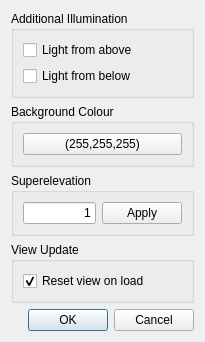
<?xml version="1.0" encoding="UTF-8"?>
<ui version="4.0">
 <class>VisPrefsDialog</class>
 <widget class="QDialog" name="VisPrefsDialog">
  <property name="geometry">
   <rect>
    <x>0</x>
    <y>0</y>
    <width>205</width>
    <height>332</height>
   </rect>
  </property>
  <property name="windowTitle">
   <string>Visualisation Settings</string>
  </property>
  <layout class="QVBoxLayout" name="verticalLayout_4">
   <item>
    <widget class="QGroupBox" name="LightBox">
     <property name="title">
      <string>Additional Illumination</string>
     </property>
     <layout class="QVBoxLayout" name="verticalLayout_2">
      <item>
       <widget class="QCheckBox" name="lightAboveBox">
        <property name="text">
         <string>Light from above</string>
        </property>
       </widget>
      </item>
      <item>
       <widget class="QCheckBox" name="lightBelowBox">
        <property name="text">
         <string>Light from below</string>
        </property>
       </widget>
      </item>
     </layout>
    </widget>
   </item>
   <item>
    <widget class="QGroupBox" name="ColorBox">
     <property name="title">
      <string>Background Colour</string>
     </property>
     <layout class="QVBoxLayout" name="verticalLayout">
      <item>
       <widget class="ColorPickerPushButton" name="bgColorButton">
        <property name="text">
         <string>(255,255,255)</string>
        </property>
       </widget>
      </item>
     </layout>
    </widget>
   </item>
   <item>
    <widget class="QGroupBox" name="SuperelevationBox">
     <property name="title">
      <string>Superelevation</string>
     </property>
     <layout class="QHBoxLayout" name="horizontalLayout">
      <item>
       <widget class="QLineEdit" name="superelevationLineEdit">
        <property name="sizePolicy">
         <sizepolicy hsizetype="Preferred" vsizetype="Fixed">
          <horstretch>0</horstretch>
          <verstretch>0</verstretch>
         </sizepolicy>
        </property>
        <property name="toolTip">
         <string>Specify the superelevation factor. Click on the button to apply.</string>
        </property>
        <property name="text">
         <string>1</string>
        </property>
        <property name="alignment">
         <set>Qt::AlignRight|Qt::AlignTrailing|Qt::AlignVCenter</set>
        </property>
       </widget>
      </item>
      <item>
       <widget class="QPushButton" name="superelevationPushButton">
        <property name="text">
         <string>Apply</string>
        </property>
       </widget>
      </item>
     </layout>
    </widget>
   </item>
   <item>
    <widget class="QGroupBox" name="ViewUpdateBox">
     <property name="title">
      <string>View Update</string>
     </property>
     <layout class="QVBoxLayout" name="verticalLayout_3">
      <item>
       <widget class="QCheckBox" name="loadShowAllCheckBox">
        <property name="toolTip">
         <string>Resizes view to show the entire scene when loading new data.</string>
        </property>
        <property name="text">
         <string>Reset view on load</string>
        </property>
        <property name="checked">
         <bool>true</bool>
        </property>
       </widget>
      </item>
     </layout>
    </widget>
   </item>
   <item>
    <widget class="QDialogButtonBox" name="buttonBox">
     <property name="sizePolicy">
      <sizepolicy hsizetype="Expanding" vsizetype="Expanding">
       <horstretch>0</horstretch>
       <verstretch>0</verstretch>
      </sizepolicy>
     </property>
     <property name="layoutDirection">
      <enum>Qt::LeftToRight</enum>
     </property>
     <property name="orientation">
      <enum>Qt::Horizontal</enum>
     </property>
     <property name="standardButtons">
      <set>QDialogButtonBox::Cancel|QDialogButtonBox::Ok</set>
     </property>
    </widget>
   </item>
  </layout>
 </widget>
 <customwidgets>
  <customwidget>
   <class>ColorPickerPushButton</class>
   <extends>QPushButton</extends>
   <header>ColorPickerPushButton.h</header>
  </customwidget>
 </customwidgets>
 <resources/>
 <connections>
  <connection>
   <sender>buttonBox</sender>
   <signal>accepted()</signal>
   <receiver>VisPrefsDialog</receiver>
   <slot>accept()</slot>
   <hints>
    <hint type="sourcelabel">
     <x>248</x>
     <y>254</y>
    </hint>
    <hint type="destinationlabel">
     <x>157</x>
     <y>274</y>
    </hint>
   </hints>
  </connection>
  <connection>
   <sender>buttonBox</sender>
   <signal>rejected()</signal>
   <receiver>VisPrefsDialog</receiver>
   <slot>reject()</slot>
   <hints>
    <hint type="sourcelabel">
     <x>316</x>
     <y>260</y>
    </hint>
    <hint type="destinationlabel">
     <x>286</x>
     <y>274</y>
    </hint>
   </hints>
  </connection>
 </connections>
</ui>
